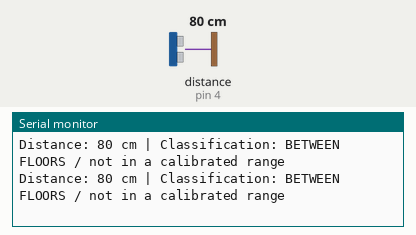
This sketch was run on a simulated Arduino Uno, built with avr-gcc and run on an emulated ATmega328P. Shown: the last lines printed to the serial monitor. Wiring (inferred from the names in the program): ultrasonic range finder: trigger pin 3; echo pin 4. The test bench sets the inputs (shaded band); at power-on: distance to the obstacle (sensor on pin 4) 80 cm. The echo pulse lasts 58.3 µs per cm.

Above: at 1.3 s.
1.4 s: distance to the obstacle (sensor on pin 4) set to 2 cm
At 1.71 s:
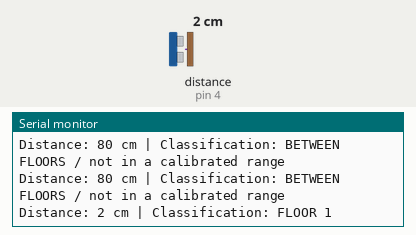
3.5 s: distance to the obstacle (sensor on pin 4) set to 9 cm
At 3.73 s:
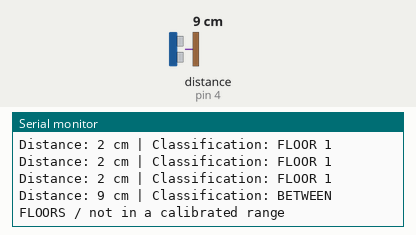
6.5 s: distance to the obstacle (sensor on pin 4) set to 4 cm
At 6.63 s:
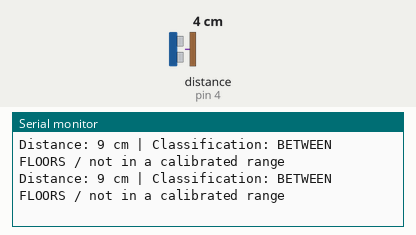
9.5 s: distance to the obstacle (sensor on pin 4) set to 18 cm
At 9.65 s:
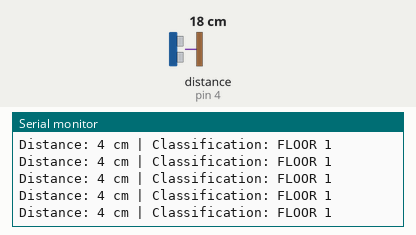
12.5 s: distance to the obstacle (sensor on pin 4) set to 120 cm
At 12.94 s:
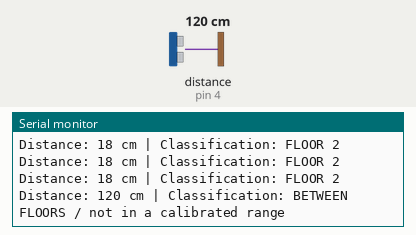
Timing chart, 0 to 15.5 s (numbered marks = the images above; inputs shaded):
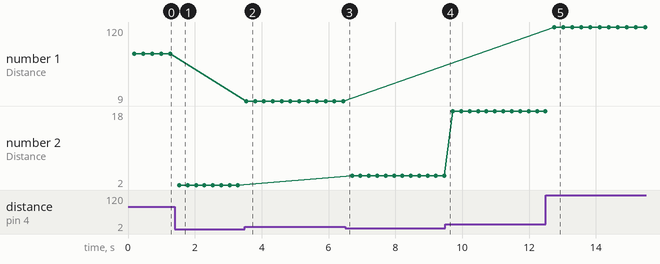

The sketch:

01_height_ultrasonic_test.ino
```cpp
/*
  Test: Lift-height ultrasonic sensor
  Keeps the final project's pins:
    TRIG = D3
    ECHO = D4
  Floor target distances are explicit and uneven: 2, 20, and 40 cm.
  Tolerance matches the current controller: +/- 2 cm.

  Open Serial Monitor at 9600 baud.
*/

const byte HEIGHT_TRIG_PIN = 3;
const byte HEIGHT_ECHO_PIN = 4;

const int FLOOR_1_DISTANCE_CM = 2;
const int FLOOR_2_DISTANCE_CM = 20;
const int FLOOR_3_DISTANCE_CM = 40;
const int FLOOR_TOLERANCE_CM = 2;
const unsigned long ECHO_TIMEOUT_US = 25000UL;

int measureDistanceCm() {
  digitalWrite(HEIGHT_TRIG_PIN, LOW);
  delayMicroseconds(2);
  digitalWrite(HEIGHT_TRIG_PIN, HIGH);
  delayMicroseconds(10);
  digitalWrite(HEIGHT_TRIG_PIN, LOW);

  unsigned long duration = pulseIn(HEIGHT_ECHO_PIN, HIGH, ECHO_TIMEOUT_US);
  if (duration == 0) return -1;

  float distanceCm = (duration * 0.0343f) / 2.0f;
  return (int)(distanceCm + 0.5f); // round to nearest cm, like main controller
}

int identifyFloor(int distanceCm) {
  if (distanceCm < 0) return 0;
  if (abs(distanceCm - FLOOR_1_DISTANCE_CM) <= FLOOR_TOLERANCE_CM) return 1;
  if (abs(distanceCm - FLOOR_2_DISTANCE_CM) <= FLOOR_TOLERANCE_CM) return 2;
  if (abs(distanceCm - FLOOR_3_DISTANCE_CM) <= FLOOR_TOLERANCE_CM) return 3;
  return 0;
}

void setup() {
  Serial.begin(9600);
  pinMode(HEIGHT_TRIG_PIN, OUTPUT);
  pinMode(HEIGHT_ECHO_PIN, INPUT);
  digitalWrite(HEIGHT_TRIG_PIN, LOW);

  Serial.println(F("Lift-height ultrasonic sensor test"));
  Serial.println(F("Pins: TRIG D3, ECHO D4"));
  Serial.println(F("Calibrated distances: F1=2 cm, F2=20 cm, F3=40 cm; tolerance +/-2 cm"));
  Serial.println(F("Move the lift/target by hand and observe the readings."));
}

void loop() {
  int distanceCm = measureDistanceCm();

  if (distanceCm < 0) {
    Serial.println(F("No echo: check sensor power, TRIG/ECHO wiring, target, and sensor alignment."));
  } else {
    Serial.print(F("Distance: "));
    Serial.print(distanceCm);
    Serial.print(F(" cm | Classification: "));

    int floorNumber = identifyFloor(distanceCm);
    if (floorNumber == 0) {
      Serial.println(F("BETWEEN FLOORS / not in a calibrated range"));
    } else {
      Serial.print(F("FLOOR "));
      Serial.println(floorNumber);
    }
  }

  delay(250);
}
```

Measured:
- after the input at 1.4 s, the serial monitor: prints a new line after 0.13 s (image 1)
- after the input at 3.5 s, the serial monitor: prints a new line at once (image 2)
- after the input at 12.5 s, the serial monitor: prints a new line after 0.25 s (image 5)
- plotted number 1: 80 → 9 after the input at 3.5 s, 9 → 120 after the input at 12.5 s
- plotted number 2: 2 → 4 after the input at 6.5 s, 4 → 18 after the input at 9.5 s
